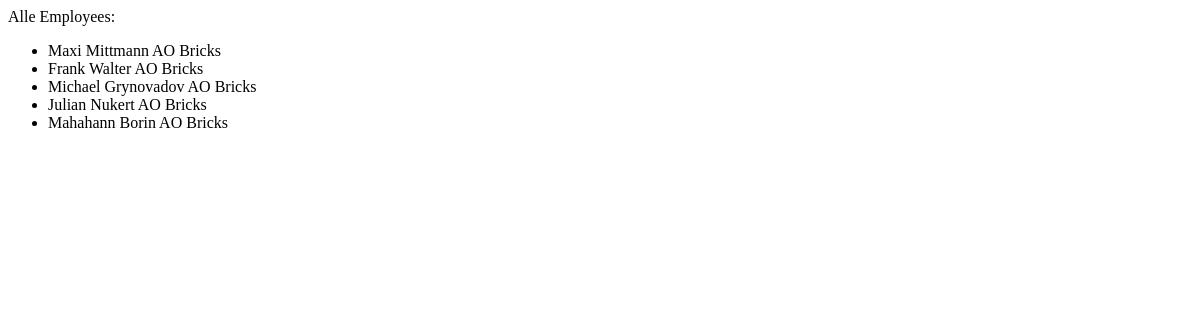
Before: /company/employee_AO Bricks (signed in) with the older database file.
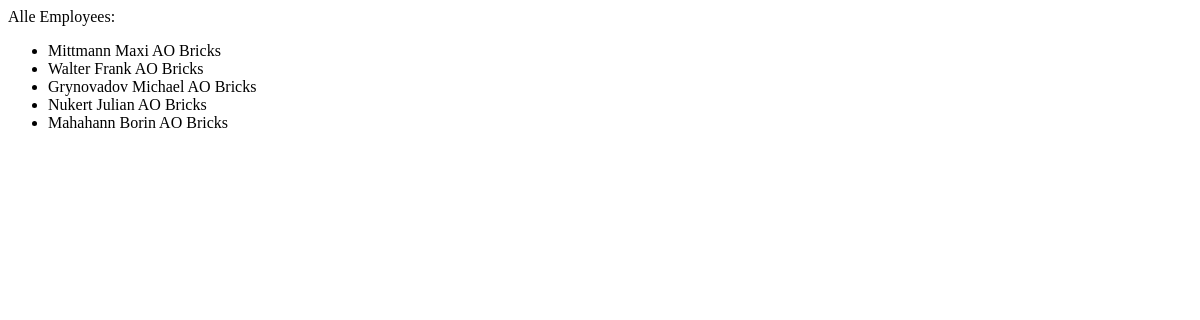
After: the same page with the newer database file.
### invmanager/models.py (models this page shows, shortened)
class Employee(models.Model):
    create_datetime = models.DateTimeField('Creation date', auto_now_add=True, null=True)
    modified_datetime = models.DateTimeField('Last changes', null=True, blank=True, auto_now=True)
    uuid = models.UUIDField(unique=True, default=uuid.uuid4, editable=False, verbose_name='Public Identifier')
    last_name = models.CharField('Last name', max_length=150, blank=False, null=False)
    first_name = models.CharField('First name', max_length=150, blank=False, null=False)
    email = models.EmailField('E-Mail', max_length=150, blank=True)
    company = models.ForeignKey('Company', Company, blank=False, null=False)
    is_active = models.BooleanField(default=True)
    machinery = models.ManyToManyField(Machinery, blank=True)
    user = models.ForeignKey(settings.AUTH_USER_MODEL, on_delete=models.PROTECT)
    class Meta:
        permissions = (
        )

class Company(models.Model):
    create_datetime = models.DateTimeField('Creation date', auto_now_add=True, null=True)
    modified_datetime = models.DateTimeField('Last changes', null=True, blank=True, auto_now=True)
    uuid = models.UUIDField(unique=True, default=uuid.uuid4, editable=False, verbose_name='Public Identifier')
    name = models.CharField('Company name', max_length=150, blank=False, null=False, unique=True)
    email = models.EmailField('E-Mail', max_length=150, blank=True)
    location = models.ManyToManyField(Location)
    is_craft_enterprise = models.BooleanField(default=False, blank=False, null=False)
    type = models.ManyToManyField(MachineryType, blank=True)
    user = models.ForeignKey(settings.AUTH_USER_MODEL, on_delete=models.PROTECT)

### invmanager/views_company.py (the view)
# urls.py: path('employee_<name>', views_company.show_all_employees_by_name, name='show_single_employee_by_name'),
@login_required
def show_all_employees_by_name(request, name):
    employee = Employee.objects.exclude(last_name__contains=name)
    return render(request, "invmanager/employee.html", {'employees': employee})

### invmanager/templates/invmanager/employee.html
{% extends "invmanager/base.html" %}
{% block content %}
    <hi1>{{ 'Alle Employees: '}}</hi1>
    <ul>
        {% for item in employees %}
            <li>{{ item.last_name }} {{ item.first_name }} {{ item.company.name }}</li>
        {% endfor %}
    </ul>
{% endblock %}

Changed rows visible on the page:
changed Employee "Mittmann": last_name "Maxi" → "Mittmann"; first_name "Mittmann" → "Maxi"
changed Employee "Walter": last_name "Frank" → "Walter"; first_name "Walter" → "Frank"
changed Employee "Grynovadov": last_name "Michael" → "Grynovadov"; first_name "Grynovadov" → "Michael"
changed Employee "Nukert": last_name "Julian" → "Nukert"; first_name "Nukert" → "Julian"
